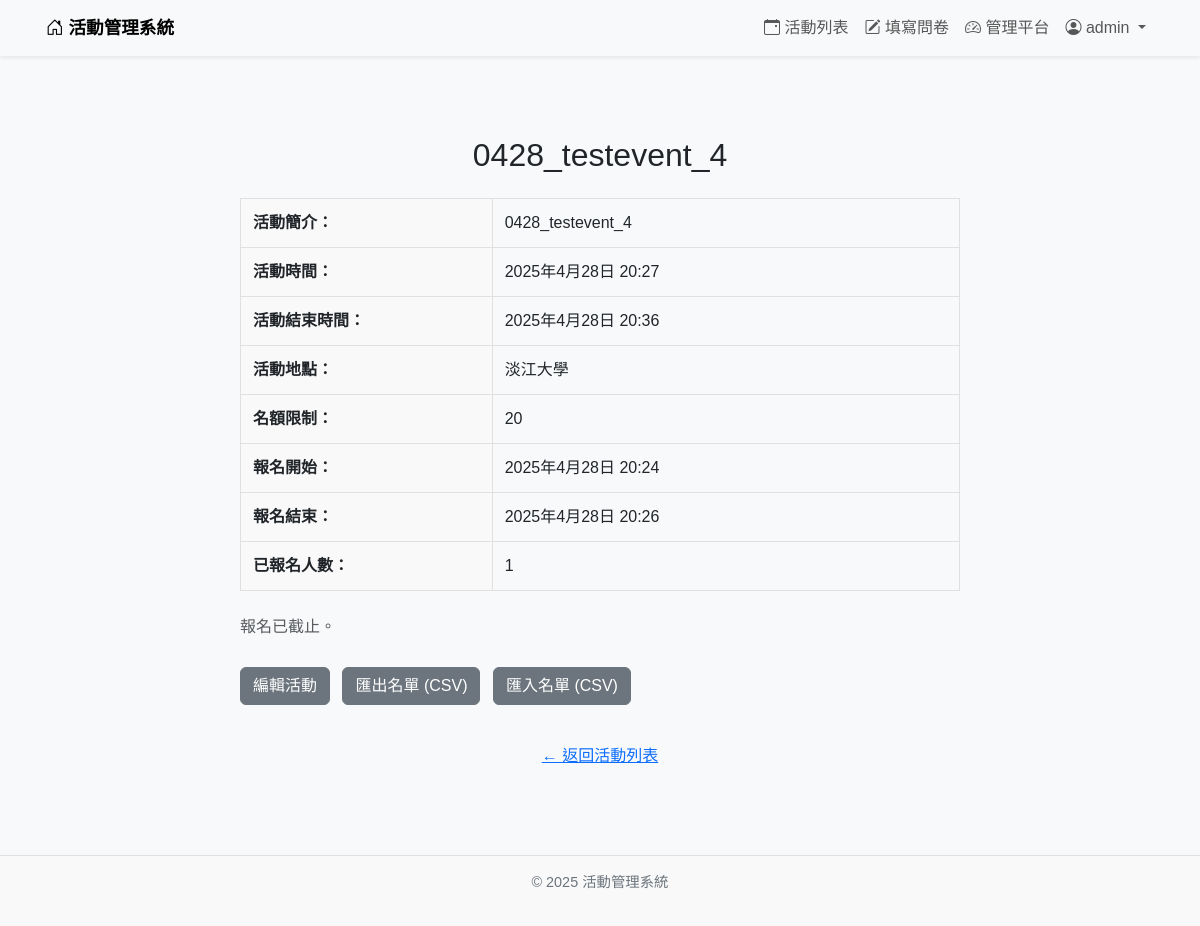
Screenshot of /events/events/20/ (signed in) with the database file from the repository.
### events/models.py (models this page shows, shortened)
class Event(models.Model):
    ACTIVITY_TYPES = [
        ('lecture', '講座'),
        ('seminar', '研討會'),
    ]
    STATUS_CHOICES = [
        ('open', '報名中'),
        ('closed', '報名截止'),
        ('not_open', '尚未開放報名'),
    ]
    name = models.CharField(max_length=200)
    description = models.TextField()
    event_time = models.DateTimeField()
    end_time = models.DateTimeField()
    location = models.CharField(max_length=200)
    capacity_limit = models.PositiveIntegerField()
    registration_start = models.DateTimeField()
    registration_end = models.DateTimeField()
    activity_type = models.CharField(max_length=20, choices=ACTIVITY_TYPES)
    status = models.CharField(max_length=20, choices=STATUS_CHOICES, default='not_open')
    published_time = models.DateTimeField(auto_now_add=True)
    updated_time = models.DateTimeField(auto_now=True)
    poster = models.ImageField(upload_to='posters/', blank=True, null=True)
    language = models.CharField(max_length=100, blank=True, null=True)
    managers = models.ManyToManyField(User, related_name='managed_events', blank=True)

### events/views.py (the view)
# urls.py: path('events/<int:event_id>/', views.event_detail, name='event_detail'),
def event_detail(request, event_id):
    event = get_object_or_404(Event, id=event_id)
    participants_count = event.event_registrations.count()  # 修正 related_name
    is_registered = event.event_registrations.filter(user=request.user).exists()
    return render(request, 'events/event_detail.html', {
        'event': event,
        'participants_count': participants_count,
        'is_registered': is_registered,
        'now': now(),
    })

### events/context_processors.py (called while the page is built)
def is_event_manager(request):
    if request.user.is_authenticated:
        return {
            'is_event_manager': Event.objects.filter(managers=request.user).exists()
        }
    return {'is_event_manager': False}

### templates/events/event_detail.html (shortened to what this page needs)
{% extends 'base.html' %}
{% block content %}
<div class="event-detail-container">
  <h1>{{ event.name }}</h1>
  <table class="event-detail-table">
    <tr><th>活動簡介：</th><td>{{ event.description }}</td></tr>
    <tr><th>活動時間：</th><td>{{ event.event_time }}</td></tr>
    <tr><th>活動結束時間：</th><td>{{ event.end_time }}</td></tr>
    <tr><th>活動地點：</th><td>{{ event.location }}</td></tr>
    <tr><th>名額限制：</th><td>{{ event.capacity_limit }}</td></tr>
    <tr><th>報名開始：</th><td>{{ event.registration_start }}</td></tr>
    <tr><th>報名結束：</th><td>{{ event.registration_end }}</td></tr>
    <tr><th>已報名人數：</th><td>{{ participants_count }}</td></tr>
  </table>
  <div class="event-buttons">
    {% if user.is_authenticated %}
      {% if is_registered %}
        <p class="text-success">您已報名此活動。</p>
        <form method="POST" action="{% url 'cancel_registration' event.id %}">
          {% csrf_token %}
          <button type="submit" class="btn btn-outline-danger">取消報名</button>
        </form>
      {% elif participants_count >= event.capacity_limit %}
        <p class="text-danger">此活動名額已滿。</p>
      {% elif now < event.registration_start %}
        <p class="text-muted">報名尚未開放。</p>
      {% elif now > event.registration_end %}
        <p class="text-muted">報名已截止。</p>
      {% else %}
        <form method="POST" action="{% url 'register_event' event.id %}">
          {% csrf_token %}
          <button type="submit" class="btn btn-primary">報名活動</button>
        </form>
      {% endif %}
    {% else %}
      <p>請先<a href="{% url 'login' %}">登入</a>以報名活動。</p>
    {% endif %}
  </div>
  {% if user in event.managers.all or user.is_staff %}
  <div class="event-buttons">
    <a href="{% url 'edit_event' event.id %}" class="btn btn-secondary">編輯活動</a>
    <a href="{% url 'export_registrations_csv' event.id %}" class="btn btn-secondary">匯出名單 (CSV)</a>
    <a href="{% url 'import_registrations_csv' event.id %}" class="btn btn-secondary">匯入名單 (CSV)</a>
  </div>
  {% endif %}
  <div class="event-return">
    <a href="{% url 'event_list' %}" class="btn btn-link">← 返回活動列表</a>
  </div>
</div>
{% endblock %}

### templates/base.html (shortened to what this page needs)
<!DOCTYPE html>
<html lang="zh-Hant">
<head>
  {% load django_bootstrap5 %}
  {% bootstrap_css %}
  <link rel="stylesheet" href="https://cdn.jsdelivr.net/npm/bootstrap-icons@1.10.5/font/bootstrap-icons.css">
</head>
<body>
<nav class="navbar navbar-expand-lg navbar-light bg-light shadow-sm">
  <div class="container">
    <a class="navbar-brand" href="{% url 'index' %}">
      <i class="bi bi-house-door"></i> 活動管理系統
    </a>
    <div class="collapse navbar-collapse" id="navbarSupportedContent">
      <ul class="navbar-nav ms-auto">
        {% if user.is_authenticated %}
          <li class="nav-item">
            <a class="nav-link" href="{% url 'event_list' %}"><i class="bi bi-calendar-event"></i> 活動列表</a>
          </li>
          <li class="nav-item">
            <a class="nav-link" href="{% url 'dashboard' %}"><i class="bi bi-pencil-square"></i> 填寫問卷</a>
          </li>
          {% if is_event_manager or user.is_staff %}
            <li class="nav-item">
              <a class="nav-link" href="{% url 'admin_dashboard' %}">
                <i class="bi bi-speedometer2"></i> 管理平台
              </a>
            </li>
          {% endif %}
          <li class="nav-item dropdown">
            <a class="nav-link dropdown-toggle" href="#" id="userDropdown" role="button" data-bs-toggle="dropdown">
              <i class="bi bi-person-circle"></i> {{ user.username }}
            </a>
          </li>
        {% endif %}
      </ul>
    </div>
  </div>
</nav>
<div class="container mt-4">
  {% block content %}{% endblock %}
</div>
<footer class="text-center mt-4">
  <p>&copy; 2025 活動管理系統</p>
</footer>
</body>
</html>

### templates/base.html (style rules this page uses)
html, body { height: 100%; margin: 0; }
body { display: flex; flex-direction: column; font-family: "Noto Sans TC", sans-serif; background-color: #f8f9fa; }
.navbar-brand { font-weight: 600; font-size: 1.1rem; }
.navbar-nav .nav-link { font-size: 1rem; padding-left: 0.8rem; padding-right: 0.8rem; }
.container { flex: 1; padding-left: 1rem; padding-right: 1rem; }
footer { padding: 1rem 0; font-size: 0.9rem; color: #6c757d; border-top: 1px solid #dee2e6; background-color: #f9f9f9; }

### templates/events/event_detail.html (style rules this page uses)
.event-detail-container { max-width: 90%; width: 48rem; margin: 2rem auto; padding: 1.5rem; }
.event-detail-container h1 { text-align: center; font-size: 2rem; margin-bottom: 1.5rem; }
.event-detail-table { width: 100%; border-collapse: collapse; margin-bottom: 1.5rem; font-size: 1rem; }
.event-detail-table th, .event-detail-table td { padding: 0.75rem; border: 1px solid #e0e0e0; text-align: left; vertical-align: top; }
.event-detail-table th { width: 35%; background-color: #f9f9f9; font-weight: 600; }
.event-buttons { margin-bottom: 1.5rem; }
.event-buttons form, .event-buttons a { display: inline-block; margin: 0.25rem 0.5rem 0.5rem 0; }
.event-return { text-align: center; margin-top: 1rem; }

### rows the page displays
Event: name "0428_testevent_4", description "0428_testevent_4", event_time "2025年4月28日 20:27", end_time "2025年4月28日 20:36", location "淡江大學", capacity_limit "20", registration_start "2025年4月28日 20:24", registration_end "2025年4月28日 20:26"

### other values shown
{{ user.username }} "admin"
{{ participants_count }} "1"
